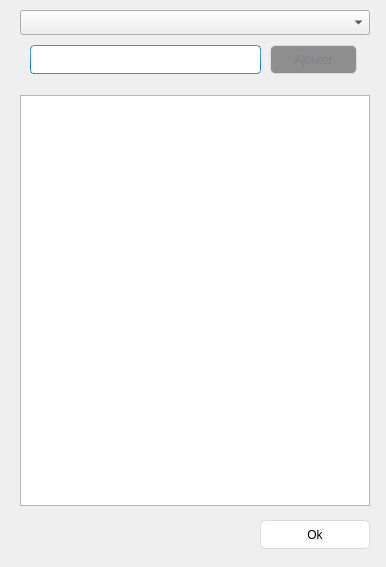
<?xml version="1.0" encoding="UTF-8"?>
<ui version="4.0">
 <class>Form</class>
 <widget class="QWidget" name="Form">
  <property name="geometry">
   <rect>
    <x>0</x>
    <y>0</y>
    <width>386</width>
    <height>567</height>
   </rect>
  </property>
  <property name="minimumSize">
   <size>
    <width>386</width>
    <height>567</height>
   </size>
  </property>
  <property name="maximumSize">
   <size>
    <width>386</width>
    <height>567</height>
   </size>
  </property>
  <property name="windowTitle">
   <string>Form</string>
  </property>
  <property name="styleSheet">
   <string notr="true">/*
background-color: rgb(0, 153, 204);
QLineEdit{
	
	background-color: rgb(255, 255, 255);
	border : 0px solid #ffffff;
}

*/

/*
Aqua Style Sheet for QT Applications
Author: Jaime A. Quiroga P.
Company: GTRONICK
Last updated: 22/01/2019, 07:55.
Available at: https://github.com/GTRONICK/QSS/blob/master/Aqua.qss
*/
QMainWindow {
	background-color:#ececec;
}
QTextEdit {
	border-width: 1px;
	border-style: solid;
	border-color: qlineargradient(spread:pad, x1:0.5, y1:1, x2:0.5, y2:0, stop:0 rgba(0, 113, 255, 255), stop:1 rgba(91, 171, 252, 255));
}
QPlainTextEdit {
	border-width: 1px;
	border-style: solid;
	border-color: qlineargradient(spread:pad, x1:0.5, y1:1, x2:0.5, y2:0, stop:0 rgba(0, 113, 255, 255), stop:1 rgba(91, 171, 252, 255));
}
QToolButton {
	border-style: solid;
	border-top-color: qlineargradient(spread:pad, x1:0.5, y1:1, x2:0.5, y2:0, stop:0 rgb(215, 215, 215), stop:1 rgb(222, 222, 222));
	border-right-color: qlineargradient(spread:pad, x1:0, y1:0.5, x2:1, y2:0.5, stop:0 rgb(217, 217, 217), stop:1 rgb(227, 227, 227));
	border-left-color: qlineargradient(spread:pad, x1:0, y1:0.5, x2:1, y2:0.5, stop:0 rgb(227, 227, 227), stop:1 rgb(217, 217, 217));
	border-bottom-color: qlineargradient(spread:pad, x1:0.5, y1:1, x2:0.5, y2:0, stop:0 rgb(215, 215, 215), stop:1 rgb(222, 222, 222));
	border-width: 1px;
	border-radius: 5px;
	color: rgb(0,0,0);
	padding: 2px;
	background-color: rgb(255,255,255);
}
QToolButton:hover{
	border-style: solid;
	border-top-color: qlineargradient(spread:pad, x1:0.5, y1:1, x2:0.5, y2:0, stop:0 rgb(195, 195, 195), stop:1 rgb(222, 222, 222));
	border-right-color: qlineargradient(spread:pad, x1:0, y1:0.5, x2:1, y2:0.5, stop:0 rgb(197, 197, 197), stop:1 rgb(227, 227, 227));
	border-left-color: qlineargradient(spread:pad, x1:0, y1:0.5, x2:1, y2:0.5, stop:0 rgb(227, 227, 227), stop:1 rgb(197, 197, 197));
	border-bottom-color: qlineargradient(spread:pad, x1:0.5, y1:1, x2:0.5, y2:0, stop:0 rgb(195, 195, 195), stop:1 rgb(222, 222, 222));
	border-width: 1px;
	border-radius: 5px;
	color: rgb(0,0,0);
	padding: 2px;
	background-color: rgb(255,255,255);
}
QToolButton:pressed{
	border-style: solid;
	border-top-color: qlineargradient(spread:pad, x1:0.5, y1:1, x2:0.5, y2:0, stop:0 rgb(215, 215, 215), stop:1 rgb(222, 222, 222));
	border-right-color: qlineargradient(spread:pad, x1:0, y1:0.5, x2:1, y2:0.5, stop:0 rgb(217, 217, 217), stop:1 rgb(227, 227, 227));
	border-left-color: qlineargradient(spread:pad, x1:0, y1:0.5, x2:1, y2:0.5, stop:0 rgb(227, 227, 227), stop:1 rgb(217, 217, 217));
	border-bottom-color: qlineargradient(spread:pad, x1:0.5, y1:1, x2:0.5, y2:0, stop:0 rgb(215, 215, 215), stop:1 rgb(222, 222, 222));
	border-width: 1px;
	border-radius: 5px;
	color: rgb(0,0,0);
	padding: 2px;
	background-color: rgb(142,142,142);
}
QPushButton{
	border-style: solid;
	border-top-color: qlineargradient(spread:pad, x1:0.5, y1:1, x2:0.5, y2:0, stop:0 rgb(215, 215, 215), stop:1 rgb(222, 222, 222));
	border-right-color: qlineargradient(spread:pad, x1:0, y1:0.5, x2:1, y2:0.5, stop:0 rgb(217, 217, 217), stop:1 rgb(227, 227, 227));
	border-left-color: qlineargradient(spread:pad, x1:0, y1:0.5, x2:1, y2:0.5, stop:0 rgb(227, 227, 227), stop:1 rgb(217, 217, 217));
	border-bottom-color: qlineargradient(spread:pad, x1:0.5, y1:1, x2:0.5, y2:0, stop:0 rgb(215, 215, 215), stop:1 rgb(222, 222, 222));
	border-width: 1px;
	border-radius: 5px;
	color: rgb(0,0,0);
	padding: 2px;
	background-color: rgb(255,255,255);
}
QPushButton::default{
	border-style: solid;
	border-top-color: qlineargradient(spread:pad, x1:0.5, y1:1, x2:0.5, y2:0, stop:0 rgb(215, 215, 215), stop:1 rgb(222, 222, 222));
	border-right-color: qlineargradient(spread:pad, x1:0, y1:0.5, x2:1, y2:0.5, stop:0 rgb(217, 217, 217), stop:1 rgb(227, 227, 227));
	border-left-color: qlineargradient(spread:pad, x1:0, y1:0.5, x2:1, y2:0.5, stop:0 rgb(227, 227, 227), stop:1 rgb(217, 217, 217));
	border-bottom-color: qlineargradient(spread:pad, x1:0.5, y1:1, x2:0.5, y2:0, stop:0 rgb(215, 215, 215), stop:1 rgb(222, 222, 222));
	border-width: 1px;
	border-radius: 5px;
	color: rgb(0,0,0);
	padding: 2px;
	background-color: rgb(255,255,255);
}
QPushButton:hover{
	border-style: solid;
	border-top-color: qlineargradient(spread:pad, x1:0.5, y1:1, x2:0.5, y2:0, stop:0 rgb(195, 195, 195), stop:1 rgb(222, 222, 222));
	border-right-color: qlineargradient(spread:pad, x1:0, y1:0.5, x2:1, y2:0.5, stop:0 rgb(197, 197, 197), stop:1 rgb(227, 227, 227));
	border-left-color: qlineargradient(spread:pad, x1:0, y1:0.5, x2:1, y2:0.5, stop:0 rgb(227, 227, 227), stop:1 rgb(197, 197, 197));
	border-bottom-color: qlineargradient(spread:pad, x1:0.5, y1:1, x2:0.5, y2:0, stop:0 rgb(195, 195, 195), stop:1 rgb(222, 222, 222));
	border-width: 1px;
	border-radius: 5px;
	color: rgb(0,0,0);
	padding: 2px;
	/*background-color: rgb(255,255,255);*/
	background-color: qlineargradient(spread:pad, x1:0.5, y1:1, x2:0.5, y2:0, stop:0 rgba(0, 113, 255, 255), stop:1 rgba(91, 171, 252, 255));
}
QPushButton:pressed{
	border-style: solid;
	border-top-color: qlineargradient(spread:pad, x1:0.5, y1:1, x2:0.5, y2:0, stop:0 rgb(215, 215, 215), stop:1 rgb(222, 222, 222));
	border-right-color: qlineargradient(spread:pad, x1:0, y1:0.5, x2:1, y2:0.5, stop:0 rgb(217, 217, 217), stop:1 rgb(227, 227, 227));
	border-left-color: qlineargradient(spread:pad, x1:0, y1:0.5, x2:1, y2:0.5, stop:0 rgb(227, 227, 227), stop:1 rgb(217, 217, 217));
	border-bottom-color: qlineargradient(spread:pad, x1:0.5, y1:1, x2:0.5, y2:0, stop:0 rgb(215, 215, 215), stop:1 rgb(222, 222, 222));
	border-width: 1px;
	border-radius: 5px;
	color: rgb(0,0,0);
	padding: 2px;
	background-color: rgb(142,142,142);
}
QPushButton:disabled{
	border-style: solid;
	border-top-color: qlineargradient(spread:pad, x1:0.5, y1:1, x2:0.5, y2:0, stop:0 rgb(215, 215, 215), stop:1 rgb(222, 222, 222));
	border-right-color: qlineargradient(spread:pad, x1:0, y1:0.5, x2:1, y2:0.5, stop:0 rgb(217, 217, 217), stop:1 rgb(227, 227, 227));
	border-left-color: qlineargradient(spread:pad, x1:0, y1:0.5, x2:1, y2:0.5, stop:0 rgb(227, 227, 227), stop:1 rgb(217, 217, 217));
	border-bottom-color: qlineargradient(spread:pad, x1:0.5, y1:1, x2:0.5, y2:0, stop:0 rgb(215, 215, 215), stop:1 rgb(222, 222, 222));
	border-width: 1px;
	border-radius: 5px;
	color: #808086;
	padding: 2px;
	background-color: rgb(142,142,142);
}
QLineEdit {
	border-width: 1px; border-radius: 4px;
	border-style: solid;
	border-color: qlineargradient(spread:pad, x1:0.5, y1:1, x2:0.5, y2:0, stop:0 rgba(0, 113, 255, 255), stop:1 rgba(91, 171, 252, 255));
}
QLabel {
	color: #000000;
}
QLCDNumber {
	color: rgb(0, 113, 255, 255);
}
QProgressBar {
	text-align: center;
	color: rgb(240, 240, 240);
	border-width: 1px; 
	border-radius: 10px;
	border-color: rgb(230, 230, 230);
	border-style: solid;
	background-color:rgb(207,207,207);
}
QProgressBar::chunk {
	background-color: qlineargradient(spread:pad, x1:0.5, y1:1, x2:0.5, y2:0, stop:0 rgba(49, 147, 250, 255), stop:1 rgba(34, 142, 255, 255));
	border-radius: 10px;
}
QMenuBar {
	background-color: qlineargradient(spread:pad, x1:0.5, y1:1, x2:0.5, y2:0, stop:0 rgba(207, 209, 207, 255), stop:1 rgba(230, 229, 230, 255));
}
QMenuBar::item {
	color: #000000;
  	spacing: 3px;
  	padding: 1px 4px;
	background-color: qlineargradient(spread:pad, x1:0.5, y1:1, x2:0.5, y2:0, stop:0 rgba(207, 209, 207, 255), stop:1 rgba(230, 229, 230, 255));
}

QMenuBar::item:selected {
  	background-color: qlineargradient(spread:pad, x1:0.5, y1:1, x2:0.5, y2:0, stop:0 rgba(0, 113, 255, 255), stop:1 rgba(91, 171, 252, 255));
	color: #FFFFFF;
}
QMenu::item:selected {
	border-style: solid;
	border-top-color: transparent;
	border-right-color: transparent;
	border-left-color: qlineargradient(spread:pad, x1:0.5, y1:1, x2:0.5, y2:0, stop:0 rgba(0, 113, 255, 255), stop:1 rgba(91, 171, 252, 255));
	border-bottom-color: transparent;
	border-left-width: 2px;
	color: #000000;
	padding-left:15px;
	padding-top:4px;
	padding-bottom:4px;
	padding-right:7px;
}
QMenu::item {
	border-style: solid;
	border-top-color: transparent;
	border-right-color: transparent;
	border-left-color: transparent;
	border-bottom-color: transparent;
	border-bottom-width: 1px;
	color: #000000;
	padding-left:17px;
	padding-top:4px;
	padding-bottom:4px;
	padding-right:7px;
}
QTabWidget {
	color:rgb(0,0,0);
	background-color:#000000;
}
QTabWidget::pane {
		border-color: rgb(223,223,223);
		background-color:rgb(226,226,226);
		border-style: solid;
		border-width: 2px;
    	border-radius: 6px;
}
QTabBar::tab:first {
	border-style: solid;
	border-left-width:1px;
	border-right-width:0px;
	border-top-width:1px;
	border-bottom-width:1px;
	border-top-color: rgb(209,209,209);
	border-left-color: qlineargradient(spread:pad, x1:0.5, y1:1, x2:0.5, y2:0, stop:0 rgba(209, 209, 209, 209), stop:1 rgba(229, 229, 229, 229));
	border-bottom-color: rgb(229,229,229);
	border-top-left-radius: 4px;
	border-bottom-left-radius: 4px;
	color: #000000;
	padding: 3px;
	margin-left:0px;
	background-color: qlineargradient(spread:pad, x1:0.5, y1:1, x2:0.5, y2:0, stop:0 rgba(247, 247, 247, 255), stop:1 rgba(255, 255, 255, 255));
}
QTabBar::tab:last {
	border-style: solid;
	border-width:1px;
	border-top-color: rgb(209,209,209);
	border-left-color: qlineargradient(spread:pad, x1:0.5, y1:1, x2:0.5, y2:0, stop:0 rgba(209, 209, 209, 209), stop:1 rgba(229, 229, 229, 229));
	border-right-color: qlineargradient(spread:pad, x1:0.5, y1:1, x2:0.5, y2:0, stop:0 rgba(209, 209, 209, 209), stop:1 rgba(229, 229, 229, 229));
	border-bottom-color: rgb(229,229,229);
	border-top-right-radius: 4px;
	border-bottom-right-radius: 4px;
	color: #000000;
	padding: 3px;
	margin-left:0px;
	background-color: qlineargradient(spread:pad, x1:0.5, y1:1, x2:0.5, y2:0, stop:0 rgba(247, 247, 247, 255), stop:1 rgba(255, 255, 255, 255));
}
QTabBar::tab {
	border-style: solid;
	border-top-width:1px;
	border-bottom-width:1px;
	border-left-width:1px;
	border-top-color: rgb(209,209,209);
	border-left-color: qlineargradient(spread:pad, x1:0.5, y1:1, x2:0.5, y2:0, stop:0 rgba(209, 209, 209, 209), stop:1 rgba(229, 229, 229, 229));
	border-bottom-color: rgb(229,229,229);
	color: #000000;
	padding: 3px;
	margin-left:0px;
	background-color: qlineargradient(spread:pad, x1:0.5, y1:1, x2:0.5, y2:0, stop:0 rgba(247, 247, 247, 255), stop:1 rgba(255, 255, 255, 255));
}
QTabBar::tab:selected, QTabBar::tab:last:selected, QTabBar::tab:hover {
  	border-style: solid;
  	border-left-width:1px;
	border-right-color: transparent;
	border-top-color: rgb(209,209,209);
	border-left-color: qlineargradient(spread:pad, x1:0.5, y1:1, x2:0.5, y2:0, stop:0 rgba(209, 209, 209, 209), stop:1 rgba(229, 229, 229, 229));
	border-bottom-color: rgb(229,229,229);
	color: #FFFFFF;
	padding: 3px;
	margin-left:0px;
	background-color: qlineargradient(spread:pad, x1:0.5, y1:1, x2:0.5, y2:0, stop:0 rgba(0, 113, 255, 255), stop:1 rgba(91, 171, 252, 255));
}

QTabBar::tab:selected, QTabBar::tab:first:selected, QTabBar::tab:hover {
  	border-style: solid;
  	border-left-width:1px;
  	border-bottom-width:1px;
  	border-top-width:1px;
	border-right-color: transparent;
	border-top-color: rgb(209,209,209);
	border-left-color: qlineargradient(spread:pad, x1:0.5, y1:1, x2:0.5, y2:0, stop:0 rgba(209, 209, 209, 209), stop:1 rgba(229, 229, 229, 229));
	border-bottom-color: rgb(229,229,229);
	color: #FFFFFF;
	padding: 3px;
	margin-left:0px;
	background-color: qlineargradient(spread:pad, x1:0.5, y1:1, x2:0.5, y2:0, stop:0 rgba(0, 113, 255, 255), stop:1 rgba(91, 171, 252, 255));
}

QCheckBox {
	color: #000000;
	padding: 2px;
}
QCheckBox:disabled {
	color: #808086;
	padding: 2px;
}

QCheckBox:hover {
	border-radius:4px;
	border-style:solid;
	padding-left: 1px;
	padding-right: 1px;
	padding-bottom: 1px;
	padding-top: 1px;
	border-width:1px;
	border-color: transparent;
}
QCheckBox::indicator:checked {

	height: 10px;
	width: 10px;
	border-style:solid;
	border-width: 1px;
	border-color: qlineargradient(spread:pad, x1:0.5, y1:1, x2:0.5, y2:0, stop:0 rgba(0, 113, 255, 255), stop:1 rgba(91, 171, 252, 255));
	color: #000000;
	background-color: qlineargradient(spread:pad, x1:0.5, y1:1, x2:0.5, y2:0, stop:0 rgba(0, 113, 255, 255), stop:1 rgba(91, 171, 252, 255));
}
QCheckBox::indicator:unchecked {

	height: 10px;
	width: 10px;
	border-style:solid;
	border-width: 1px;
	border-color: qlineargradient(spread:pad, x1:0.5, y1:1, x2:0.5, y2:0, stop:0 rgba(0, 113, 255, 255), stop:1 rgba(91, 171, 252, 255));
	color: #000000;
}
QRadioButton {
	color: 000000;
	padding: 1px;
}
QRadioButton::indicator:checked {
	height: 10px;
	width: 10px;
	border-style:solid;
	border-radius:5px;
	border-width: 1px;
	border-color: qlineargradient(spread:pad, x1:0.5, y1:1, x2:0.5, y2:0, stop:0 rgba(0, 113, 255, 255), stop:1 rgba(91, 171, 252, 255));
	color: #a9b7c6;
	background-color: qlineargradient(spread:pad, x1:0.5, y1:1, x2:0.5, y2:0, stop:0 rgba(0, 113, 255, 255), stop:1 rgba(91, 171, 252, 255));
}
QRadioButton::indicator:!checked {
	height: 10px;
	width: 10px;
	border-style:solid;
	border-radius:5px;
	border-width: 1px;
	border-color: qlineargradient(spread:pad, x1:0.5, y1:1, x2:0.5, y2:0, stop:0 rgba(0, 113, 255, 255), stop:1 rgba(91, 171, 252, 255));
	color: #a9b7c6;
	background-color: transparent;
}
QStatusBar {
	color:#027f7f;
}
QSpinBox {
	border-style: solid;
	border-width: 1px;
	border-color: qlineargradient(spread:pad, x1:0.5, y1:1, x2:0.5, y2:0, stop:0 rgba(0, 113, 255, 255), stop:1 rgba(91, 171, 252, 255));
}
QDoubleSpinBox {
	border-style: solid;
	border-width: 1px;
	border-color: qlineargradient(spread:pad, x1:0.5, y1:1, x2:0.5, y2:0, stop:0 rgba(0, 113, 255, 255), stop:1 rgba(91, 171, 252, 255));
}
QTimeEdit {
	border-style: solid;
	border-width: 1px;
	border-color: qlineargradient(spread:pad, x1:0.5, y1:1, x2:0.5, y2:0, stop:0 rgba(0, 113, 255, 255), stop:1 rgba(91, 171, 252, 255));
}
QDateTimeEdit {
	border-style: solid;
	border-width: 1px;
	border-color: qlineargradient(spread:pad, x1:0.5, y1:1, x2:0.5, y2:0, stop:0 rgba(0, 113, 255, 255), stop:1 rgba(91, 171, 252, 255));
}
QDateEdit {
	border-style: solid;
	border-width: 1px;
	border-color: qlineargradient(spread:pad, x1:0.5, y1:1, x2:0.5, y2:0, stop:0 rgba(0, 113, 255, 255), stop:1 rgba(91, 171, 252, 255));
}

QToolBox {
	color: #a9b7c6;
	background-color:#000000;
}
QToolBox::tab {
	color: #a9b7c6;
	background-color:#000000;
}
QToolBox::tab:selected {
	color: #FFFFFF;
	background-color:#000000;
}
QScrollArea {
	color: #FFFFFF;
	background-color:#000000;
}
QSlider::groove:horizontal {
	height: 5px;
	background-color: qlineargradient(spread:pad, x1:0.5, y1:1, x2:0.5, y2:0, stop:0 rgba(49, 147, 250, 255), stop:1 rgba(34, 142, 255, 255));
}
QSlider::groove:vertical {
	width: 5px;
	background-color: qlineargradient(spread:pad, x1:0.5, y1:1, x2:0.5, y2:0, stop:0 rgba(49, 147, 250, 255), stop:1 rgba(34, 142, 255, 255));
}
QSlider::handle:horizontal {
	background: rgb(253,253,253);
	border-style: solid;
	border-width: 1px;
	border-color: rgb(207,207,207);
	width: 12px;
	margin: -5px 0;
	border-radius: 7px;
}
QSlider::handle:vertical {
	background: rgb(253,253,253);
	border-style: solid;
	border-width: 1px;
	border-color: rgb(207,207,207);
	height: 12px;
	margin: 0 -5px;
	border-radius: 7px;
}
QSlider::add-page:horizontal {
    background: rgb(181,181,181);
}
QSlider::add-page:vertical {
    background: rgb(181,181,181);
}
QSlider::sub-page:horizontal {
    background-color: qlineargradient(spread:pad, x1:0.5, y1:1, x2:0.5, y2:0, stop:0 rgba(49, 147, 250, 255), stop:1 rgba(34, 142, 255, 255));
}
QSlider::sub-page:vertical {
    background-color: qlineargradient(spread:pad, y1:0.5, x1:1, y2:0.5, x2:0, stop:0 rgba(49, 147, 250, 255), stop:1 rgba(34, 142, 255, 255));
}
QScrollBar:horizontal {
	max-height: 20px;
	border: 1px transparent grey;
	margin: 0px 20px 0px 20px;
}
QScrollBar:vertical {
	max-width: 20px;
	border: 1px transparent grey;
	margin: 20px 0px 20px 0px;
}
QScrollBar::handle:horizontal {
	background: rgb(253,253,253);
	border-style: solid;
	border-width: 1px;
	border-color: rgb(207,207,207);
	border-radius: 7px;
	min-width: 25px;
}
QScrollBar::handle:horizontal:hover {
	background: rgb(253,253,253);
	border-style: solid;
	border-width: 1px;
	border-color: rgb(147, 200, 200);
	border-radius: 7px;
	min-width: 25px;
}
QScrollBar::handle:vertical {
	background: rgb(253,253,253);
	border-style: solid;
	border-width: 1px;
	border-color: rgb(207,207,207);
	border-radius: 7px;
	min-height: 25px;
}
QScrollBar::handle:vertical:hover {
	background: rgb(253,253,253);
	border-style: solid;
	border-width: 1px;
	border-color: rgb(147, 200, 200);
	border-radius: 7px;
	min-height: 25px;
}
QScrollBar::add-line:horizontal {
   border: 2px transparent grey;
   border-top-right-radius: 7px;
   border-bottom-right-radius: 7px;
   background: rgba(34, 142, 255, 255);
   width: 20px;
   subcontrol-position: right;
   subcontrol-origin: margin;
}
QScrollBar::add-line:horizontal:pressed {
   border: 2px transparent grey;
   border-top-right-radius: 7px;
   border-bottom-right-radius: 7px;
   background: rgb(181,181,181);
   width: 20px;
   subcontrol-position: right;
   subcontrol-origin: margin;
}
QScrollBar::add-line:vertical {
   border: 2px transparent grey;
   border-bottom-left-radius: 7px;
   border-bottom-right-radius: 7px;
   background: rgba(34, 142, 255, 255);
   height: 20px;
   subcontrol-position: bottom;
   subcontrol-origin: margin;
}
QScrollBar::add-line:vertical:pressed {
   border: 2px transparent grey;
   border-bottom-left-radius: 7px;
   border-bottom-right-radius: 7px;
   background: rgb(181,181,181);
   height: 20px;
   subcontrol-position: bottom;
   subcontrol-origin: margin;
}
QScrollBar::sub-line:horizontal {
   border: 2px transparent grey;
   border-top-left-radius: 7px;
   border-bottom-left-radius: 7px;
   background: rgba(34, 142, 255, 255);
   width: 20px;
   subcontrol-position: left;
   subcontrol-origin: margin;
}
QScrollBar::sub-line:horizontal:pressed {
   border: 2px transparent grey;
   border-top-left-radius: 7px;
   border-bottom-left-radius: 7px;
   background: rgb(181,181,181);
   width: 20px;
   subcontrol-position: left;
   subcontrol-origin: margin;
}
QScrollBar::sub-line:vertical {
   border: 2px transparent grey;
   border-top-left-radius: 7px;
   border-top-right-radius: 7px;
   background: rgba(34, 142, 255, 255);
   height: 20px;
   subcontrol-position: top;
   subcontrol-origin: margin;
}
QScrollBar::sub-line:vertical:pressed {
   border: 2px transparent grey;
   border-top-left-radius: 7px;
   border-top-right-radius: 7px;
   background: rgb(181,181,181);
   height: 20px;
   subcontrol-position: top;
   subcontrol-origin: margin;
}
QScrollBar::left-arrow:horizontal {
   border: 1px transparent grey;
   border-top-left-radius: 3px;
   border-bottom-left-radius: 3px;
   width: 6px;
   height: 6px;
   background: white;
}
QScrollBar::right-arrow:horizontal {
   border: 1px transparent grey;
   border-top-right-radius: 3px;
   border-bottom-right-radius: 3px;
   width: 6px;
   height: 6px;
   background: white;
}
QScrollBar::up-arrow:vertical {
   border: 1px transparent grey;
   border-top-left-radius: 3px;
   border-top-right-radius: 3px;
   width: 6px;
   height: 6px;
   background: white;
}
QScrollBar::down-arrow:vertical {
   border: 1px transparent grey;
   border-bottom-left-radius: 3px;
   border-bottom-right-radius: 3px;
   width: 6px;
   height: 6px;
   background: white;
}
QScrollBar::add-page:horizontal, QScrollBar::sub-page:horizontal {
   background: none;
}
QScrollBar::add-page:vertical, QScrollBar::sub-page:vertical {
   background: none;
}

/*################################*/
QGroupBox {
    color: #828282;
    font-weight: bold;
    border:1px solid blue;
    border-radius: 4px;
    margin-top: 20px;
    border-color: rgba(0, 0, 0, 20); /* lighter than &quot;QGroupBox&quot; border-color */
    background-color: rgba(255, 255, 255, 15);
}

QGroupBox::title {
    subcontrol-origin: margin;
    subcontrol-position: top left;
    padding-left: 10px;
    padding-right: 10px;
    padding-top: 10px;
    background-color: transparent;
}
</string>
  </property>
  <widget class="QLineEdit" name="lineEdit">
   <property name="geometry">
    <rect>
     <x>30</x>
     <y>45</y>
     <width>231</width>
     <height>29</height>
    </rect>
   </property>
  </widget>
  <widget class="QPushButton" name="pushButton">
   <property name="enabled">
    <bool>false</bool>
   </property>
   <property name="geometry">
    <rect>
     <x>270</x>
     <y>45</y>
     <width>87</width>
     <height>29</height>
    </rect>
   </property>
   <property name="text">
    <string>Ajouter</string>
   </property>
  </widget>
  <widget class="QTreeWidget" name="treeWidget">
   <property name="geometry">
    <rect>
     <x>20</x>
     <y>95</y>
     <width>350</width>
     <height>411</height>
    </rect>
   </property>
   <attribute name="headerVisible">
    <bool>false</bool>
   </attribute>
   <column>
    <property name="text">
     <string notr="true">1</string>
    </property>
   </column>
  </widget>
  <widget class="QPushButton" name="pushButton_2">
   <property name="geometry">
    <rect>
     <x>260</x>
     <y>520</y>
     <width>110</width>
     <height>29</height>
    </rect>
   </property>
   <property name="text">
    <string>Ok</string>
   </property>
  </widget>
  <widget class="QComboBox" name="comboBox">
   <property name="geometry">
    <rect>
     <x>20</x>
     <y>10</y>
     <width>350</width>
     <height>25</height>
    </rect>
   </property>
  </widget>
 </widget>
 <resources/>
 <connections/>
</ui>
